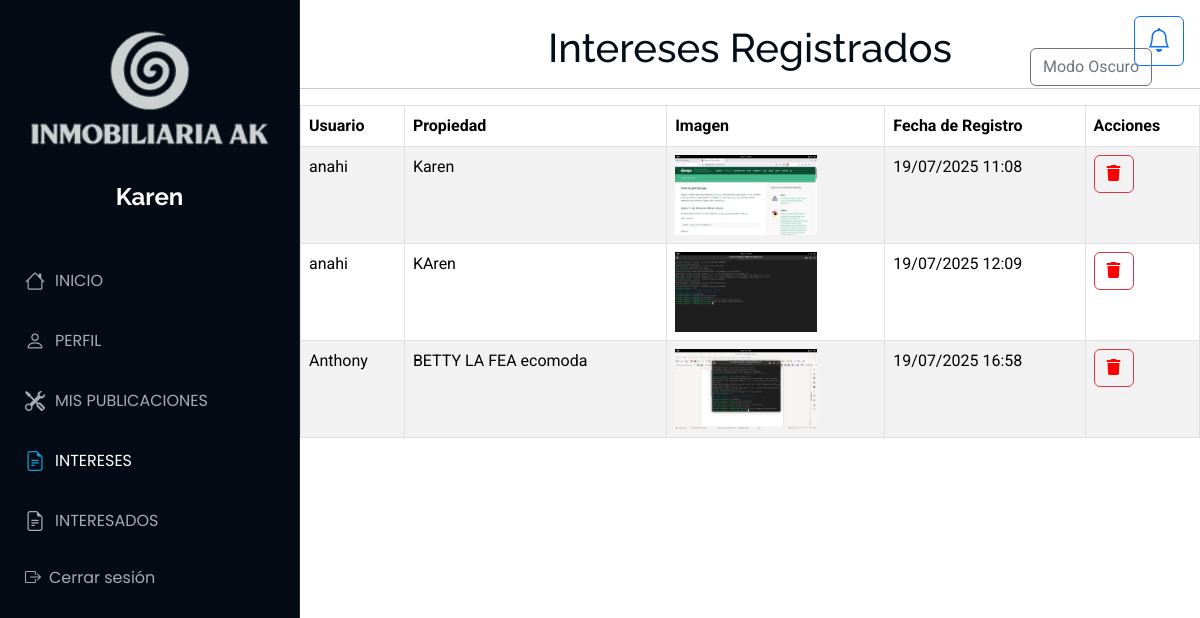
The app's page /Interez/intereses (signed in), older data.
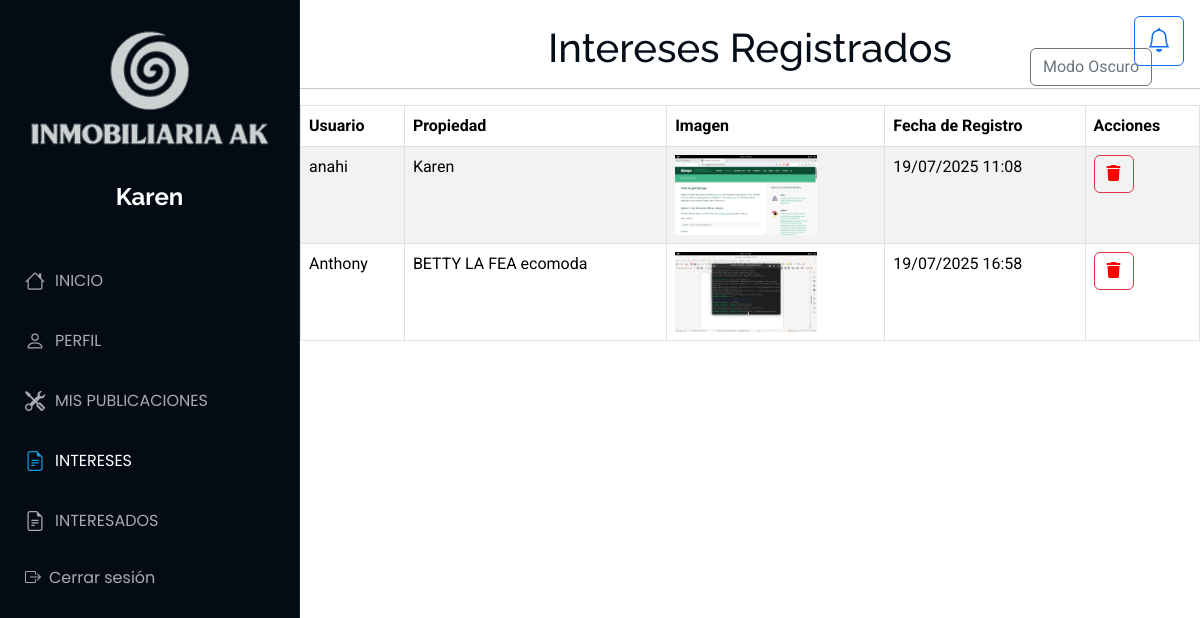
The same page, newer data.
### Aplicaciones/Interez/models.py (models this page shows)
class Interez(models.Model):
    usuario = models.ForeignKey(Usuario, on_delete=models.CASCADE)
    propiedad = models.ForeignKey(Propiedad, on_delete=models.CASCADE)
    fecha_interes = models.DateTimeField(auto_now_add=True)

### Aplicaciones/Publicaciones/models.py (models this page shows)
class Propiedad(models.Model):
    id_propiedad = models.AutoField(primary_key=True)
    titulo = models.CharField(max_length=200)
    imagen = models.FileField(upload_to='propiedades/')
    descripcion = models.TextField()
    precio = models.DecimalField(max_digits=12, decimal_places=2)
    ubicacion=models.CharField(max_length=200,null=True,blank=True)
    usuario = models.ForeignKey(Usuario, on_delete=models.CASCADE)
    latitud = models.DecimalField(max_digits=9, decimal_places=7)
    longitud = models.DecimalField(max_digits=10, decimal_places=7)
    estado = models.CharField(max_length=50)
    fecha_publicacion = models.DateTimeField(auto_now_add=True)
    fecha_actualizacion = models.DateTimeField(auto_now=True,null=True,blank=True)

### Aplicaciones/Usuario/models.py (models this page shows)
class Usuario(models.Model):
    usuario = models.CharField(max_length=150, unique=True)
    contrasena = models.CharField(max_length=128)
    correo = models.EmailField(unique=True,null=True, blank=True)
    telefono = models.CharField(null=True, blank=True)
    fecha_registro = models.DateTimeField(auto_now_add=True,null=True, blank=True)
    telegram_id = models.CharField(max_length=50, null=True, blank=True)

### Aplicaciones/Interez/views.py (the view)
# urls.py: path('intereses', views.intereses, name='intereses'),
def intereses(request):
    if 'usuario_id' not in request.session:
        messages.error(request, "Debes iniciar sesión para ver tus intereses.")
        return redirect('iniciosesion')
    usuario = get_object_or_404(Usuario, id=request.session['usuario_id'])
    intereses = Interez.objects.select_related('usuario', 'propiedad').filter(usuario=usuario)
    return render(request, 'intereses.html', {'intereses': intereses})

### Aplicaciones/Interez/templates/intereses.html (shortened to what this page needs)
{% extends 'plantilla.html' %}
{% load static %}
{% block body %}
<main>
    <br>
    <h1 class="text-center">Intereses Registrados</h1>
    <hr>
    <table class="table table-bordered table-striped table-hover">
        <thead>
            <tr>
                <th>Usuario</th>
                <th>Propiedad</th>
                <th>Imagen</th>
                <th>Fecha de Registro</th>
                <th>Acciones</th>
            </tr>
        </thead>
        <tbody>
            {% for interes in intereses %}
            <tr>
                <td>{{ interes.propiedad.usuario.usuario  }}</td>
                <td>{{ interes.propiedad.titulo }}</td>
                <td>
                    {% if interes.propiedad.imagen %}
                        <img src="{{ interes.propiedad.imagen.url }}" alt="" height="80px">
                    {% else %}
                        Ninguna
                    {% endif %}
                </td>
                <td>{{ interes.fecha_interes|date:"d/m/Y H:i" }}</td>
                <td>
                    <a style="color: red;" href="#" onclick="confirmarEliminacion('{{ interes.id }}')" class="btn btn-outline-danger"><i class="fa fa-trash"></i></a>
                </td>
            </tr>
            {% endfor %}
        </tbody>
    </table>
    <br>
    <br>
</main>
{% endblock %}

### Aplicaciones/templates/plantilla.html (shortened to what this page needs)
{% load static %}
<!DOCTYPE html>
<html lang="en">
<head>
  <link href="https://cdn.jsdelivr.net/npm/bootstrap@5.3.3/dist/css/bootstrap.min.css" rel="stylesheet">
  <link href="https://cdn.jsdelivr.net/npm/bootstrap-icons/font/bootstrap-icons.css" rel="stylesheet" />
<link rel="stylesheet" href="https://cdnjs.cloudflare.com/ajax/libs/font-awesome/6.7.2/css/all.min.css" />
  <link href="{% static 'plantilla/Port/assets/vendor/bootstrap-icons/bootstrap-icons.css' %}" rel="stylesheet">
  <link href="{% static 'plantilla/Port/assets/vendor/aos/aos.css' %}" rel="stylesheet">
  <link href="{% static 'plantilla/Port/assets/vendor/glightbox/css/glightbox.min.css' %}" rel="stylesheet">
  <link href="{% static 'plantilla/Port/assets/vendor/swiper/swiper-bundle.min.css' %}" rel="stylesheet">
  <link href="{% static 'plantilla/Port/assets/css/main.css' %}" rel="stylesheet">
</head>
<body class="index-page">
  <header id="header" class="header dark-background d-flex flex-column">
    <br>
    <img src="/static/img/FOTO.png" alt="" ><br>
      <a href="#" class="logo d-flex align-items-center justify-content-center">
        <h1 class="sitename">
          {% if request.session.usuario_nombre %}
            {{ request.session.usuario_nombre }}
          {% else %}
            Invitado
          {% endif %}
        </h1>
      </a>
    <nav id="navmenu" class="navmenu">
      <ul><br>
        <li><a href="{% url 'inicios' %}" class="{% if request.resolver_match.url_name == 'inicios' %}active{% endif %}">
          <i class="bi bi-house navicon"></i> INICIO</a></li>
        <li><a href="{% url 'perfil_usuario' %}" class="{% if request.resolver_match.url_name == 'perfil_usuario' %}active{% endif %}">
          <i class="bi bi-person navicon"></i> PERFIL</a></li>
        <li><a href="{% url 'iniciopu' %}" class="{% if request.resolver_match.url_name == 'iniciopu' %}active{% endif %}">
          <i class="bi bi-tools navicon"></i> MIS PUBLICACIONES</a></li>
        <li><a href="{% url 'intereses' %}" class="{% if request.resolver_match.url_name == 'intereses' %}active{% endif %}">
          <i class="bi bi-file-earmark-text navicon"></i> INTERESES</a></li>
        <li><a href="{% url 'mis_interesados' %}" class="{% if request.resolver_match.url_name == 'mis_interesados' %}active{% endif %}">
          <i class="bi bi-file-earmark-text navicon"></i> INTERESADOS</a></li>
        <li><a href="#" onclick="confirmarCerrarSesion()"><i class="bi bi-box-arrow-right me-2"></i> Cerrar sesión</a></li>
      </ul>
  </header>
{% block body %}
{% endblock %}
<a href="{% url 'notificaciones' %}"
   id="btn-notificaciones"
   class="btn btn-outline-primary position-fixed top-0 end-0 m-3"
   style="z-index: 1050;">
  <i class="bi bi-bell" style="font-size: 1.5rem;"></i>
</a>
<button id="btn-toggle-theme" class="btn btn-outline-secondary position-fixed top-0 end-0 m-5" style="z-index: 5050;">
</button>
</body>
</html>

### tiendamue/static/plantilla/Port/assets/css/main.css (style rules this page uses)
:root { --default-font: "Roboto", system-ui, -apple-system, "Segoe UI", Roboto, "Helvetica Neue", Arial, "Noto Sans", "Liberation Sans", sans-serif, "Apple Color Emoji", "Segoe UI Emoji", "Segoe UI Symbol", "Noto Color Emoji"; --heading-font: "Raleway", sans-serif; --nav-font: "Poppins", sans-serif; }
:root { --background-color: #ffffff; --default-color: #272829; --heading-color: #050d18; --accent-color: #149ddd; --surface-color: #ffffff; --contrast-color: #ffffff; }
:root { --nav-color: #a8a9b4; --nav-hover-color: #ffffff; --nav-mobile-background-color: #040b14; --nav-dropdown-background-color: #040b14; --nav-dropdown-color: #a8a9b4; --nav-dropdown-hover-color: #ffffff; }
.dark-background { --background-color: #040b14; --default-color: #ffffff; --heading-color: #ffffff; --surface-color: #151f2b; --contrast-color: #ffffff; }
:root { scroll-behavior: smooth; }
body { color: var(--default-color); background-color: var(--background-color); font-family: var(--default-font); }
a { color: var(--accent-color); text-decoration: none; transition: 0.3s; }
h1, h2, h3, h4, h5, h6 { color: var(--heading-color); font-family: var(--heading-font); }
.header { color: var(--default-color); background-color: var(--background-color); position: fixed; top: 0; left: 0; bottom: 0; padding: 0 15px; width: 300px; transition: all ease-in-out 0.3s; overflow-y: auto; z-index: 997; border-right: 1px solid color-mix(in srgb, var(--default-color), transparent 90%); }
.header .logo { line-height: 1; margin-bottom: 15px; }
.header .logo h1 { font-size: 24px; margin: 0; font-weight: 700; color: var(--heading-color); }
@media (min-width: 1200px) { .header~main, .header~#footer { margin-left: 300px; } }
.navmenu { padding: 0; z-index: 9997; }
.navmenu ul { list-style: none; padding: 0 0 20px 0; margin: 0; }
.navmenu a, .navmenu a:focus { color: var(--nav-color); padding: 15px 10px; font-family: var(--nav-font); font-size: 16px; font-weight: 400; display: flex; align-items: center; white-space: nowrap; transition: 0.3s; width: 100%; }
.navmenu a .navicon, .navmenu a:focus .navicon { font-size: 20px; margin-right: 10px; }
.navmenu a:hover, .navmenu .active, .navmenu .active:focus { color: var(--nav-hover-color); }
.navmenu a:hover .navicon, .navmenu .active .navicon, .navmenu .active:focus .navicon { color: var(--accent-color); }

### Aplicaciones/templates/plantilla.html (style rules this page uses)
#btn-notificaciones { position: fixed; top: 15px; right: 15px; z-index: 1050; }

Row changes from the older to the newer data that the page shows:
removed Interez: propiedad.usuario.usuario "anahi", propiedad.titulo "KAren", propiedad.imagen (picture), fecha_interes "19/07/2025 12:09"
